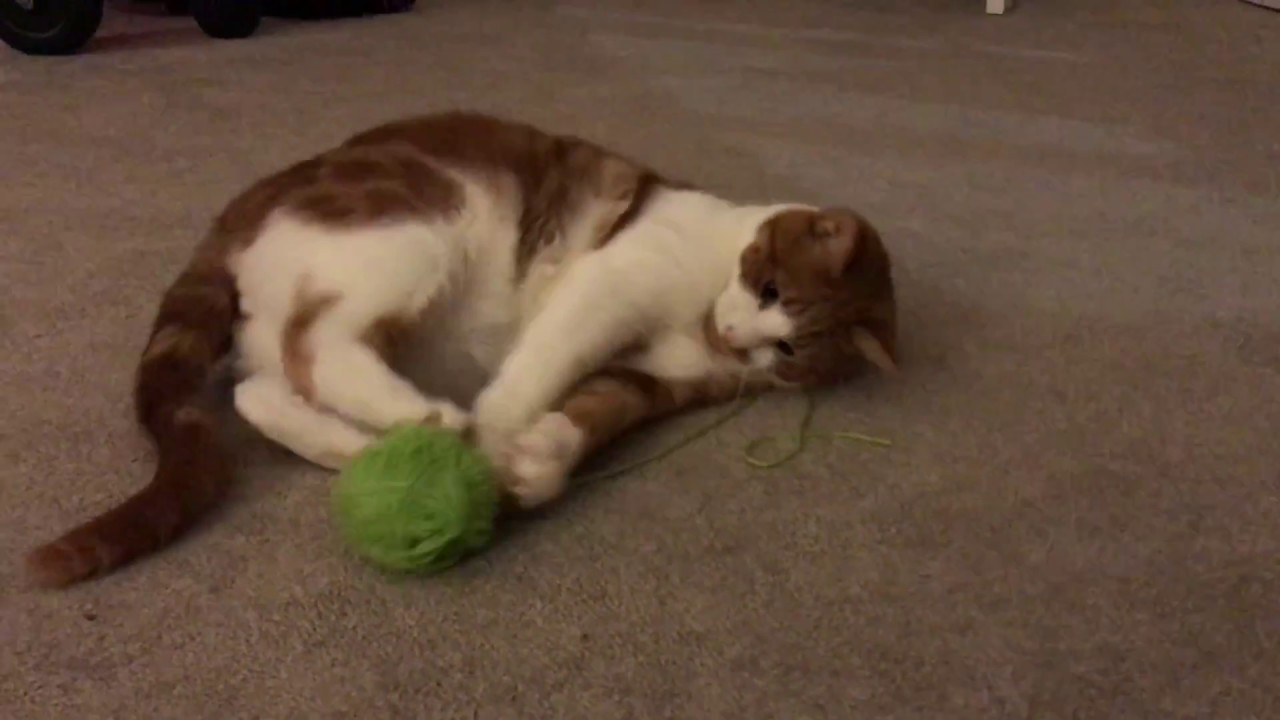
#> input picture kitty.jpg, 1280 x 720 px
$ jupyter execute edge_seg.ipynb
#> lines starting #> are read from the running program, lines starting #| are printed output that depends on the picture
[cell 1]
import cv2
import numpy as np
import matplotlib.pyplot as plt
from skimage.segmentation import felzenszwalb, slic
from skimage.color import rgb2gray
from sklearn.cluster import AgglomerativeClustering
from sklearn.feature_extraction import image as skimage_image
from sklearn.cluster import spectral_clustering

[cell 2]
def display_image(title, image, cmap=None):
    plt.figure(figsize=(8, 8))
    plt.imshow(image, cmap=cmap)
    plt.title(title)
    plt.axis('off')
    plt.show()

[cell 3]
def resize_image(image, scale_percent):
    width = int(image.shape[1] * scale_percent / 100)
    height = int(image.shape[0] * scale_percent / 100)
    dim = (width, height)
    resized_image = cv2.resize(image, dim, interpolation=cv2.INTER_AREA)
    return resized_image

[cell 4]
image_path = r"kitty.jpg"
image = cv2.imread(image_path)
#> image is the input picture: shape (720, 1280, 3); mean B, G, R 61.5, 78.4, 100.4

# Check if the image was loaded successfully
if image is None:
    print(f"Error: Unable to load image at {image_path}")
else:
    image = cv2.cvtColor(image, cv2.COLOR_BGR2RGB)
    image = resize_image(image, 25) # Resize to 25% of original size

[cell 5]
def graph_based_segmentation(image):
    segments = felzenszwalb(image, scale=100, sigma=0.5, min_size=50)
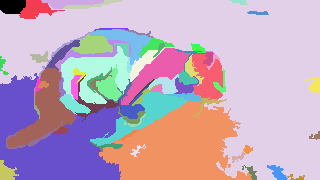
#> segments: shape (180, 320) int64; 72 distinct labels, from 0 to 71; one colour per label, 0 black
    display_image("Graph-Based Segmentation", segments)

[cell 6]
def probabilistic_aggregation(image):
    gray_image = rgb2gray(image)
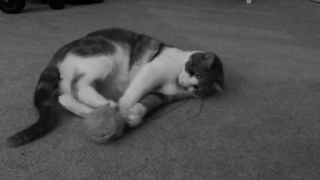
#> gray_image: shape (180, 320) float64; min 0.00167, max 0.72, mean 0.321
    X = gray_image.reshape(-1, 1)
    sample_size = 10000 # Adjust based on memory
    indices = np.random.choice(X.shape[0], sample_size, replace=False)
    X_sampled = X[indices]
#> X_sampled = 10000 values, max 0.719 at index 7001, min 0.00195 at index 3052, mean 0.323
    cluster = AgglomerativeClustering(n_clusters=10, metric='euclidean', linkage='ward')
    labels_sampled = cluster.fit_predict(X_sampled)
#> labels_sampled = 10000 values, max 9 at index 0, min 0 at index 2, mean 4.86
    segmented_image = np.zeros_like(gray_image)
    segmented_image.flat[indices] = labels_sampled
    display_image("Probabilistic Aggregation (Agglomerative Clustering)", segmented_image, cmap='gray')
#> call 2 of display_image, with cmap = 'gray'
#> in display_image (call 2), `plt.show()`:
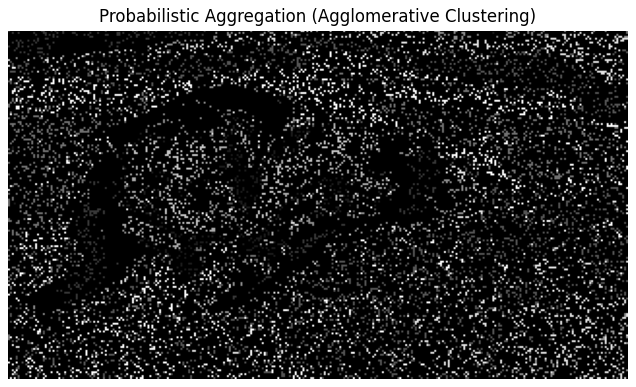
#> figure drawn by matplotlib, 1 panel

[cell 7]
def mean_shift_segmentation(image):
    spatial_radius = 20
    color_radius = 30
    mean_shift_image = cv2.pyrMeanShiftFiltering(image, spatial_radius, color_radius)
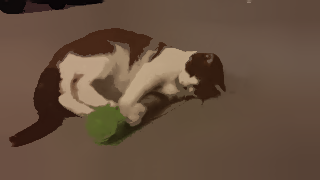
#> mean_shift_image: shape (180, 320, 3); mean R, G, B 101.4, 79.4, 62.5
    display_image("Mean Shift Segmentation", mean_shift_image)
